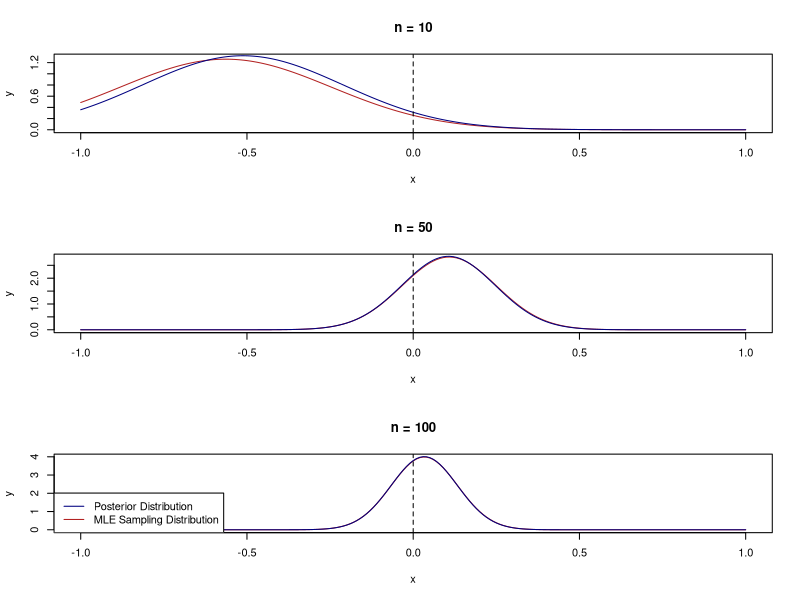
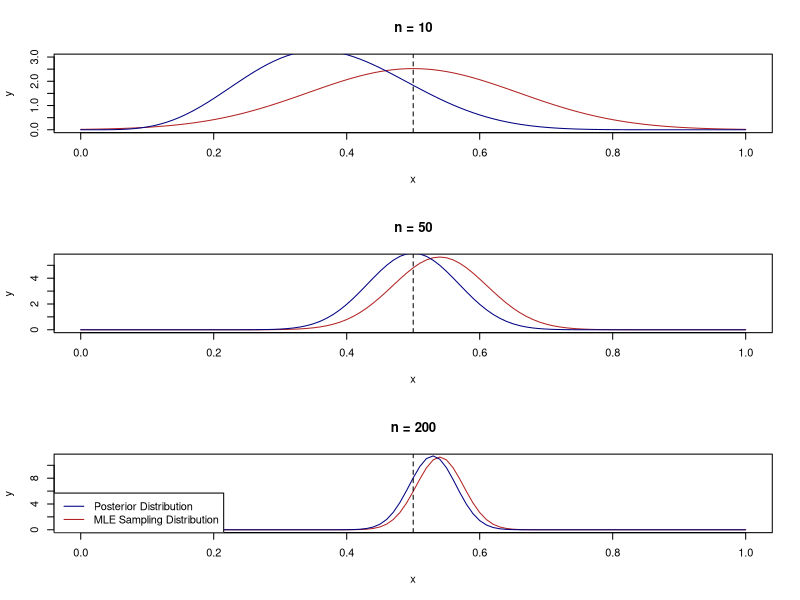
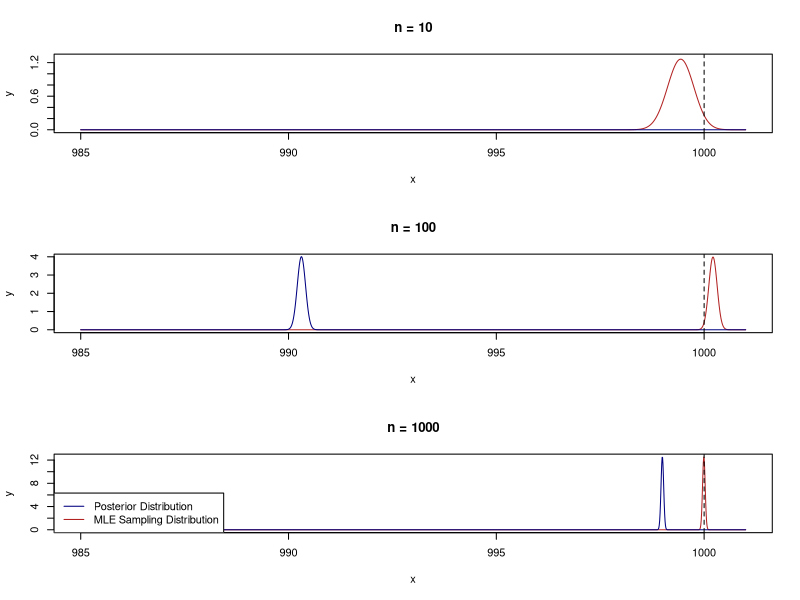
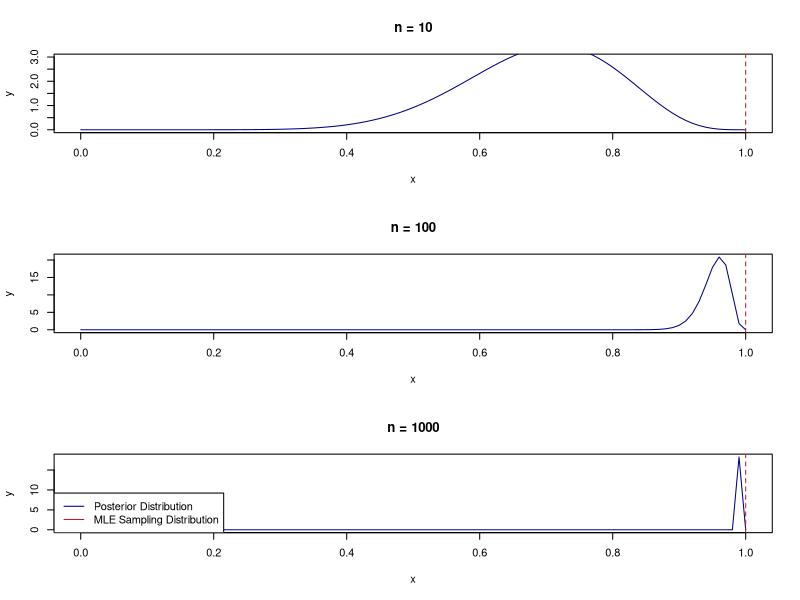

R code for these plots, in order:
## ---- chunk 1
knitr::opts_chunk$set(echo = TRUE, warning = FALSE)
knitr::opts_chunk$set(cache = TRUE)
## ---- chunk 2
library(knitr)
opts_chunk$set(tidy.opts=list(width.cutoff=70),tidy=TRUE)
library(ggplot2)
library(cowplot)
library(ggpubr)
library(bookdown)
## ---- chunk 3
# Set true param value
theta_true <- 0

# Functions to calculate the posterior mean and sd
post_mean <- function(x) {
  
  n <- length(x)
  
  sum(x)/(n+1)
  
}

post_sd <- function(x) {
  
  n <- length(x)
  
  sqrt(1/(n+1))
  
}

# Function to calculate asymptotic sd for MLE
mle_sd <- function(x) {
  
  sqrt(1/length(x))
  
}

# Generate some data of different sample sizes
set.seed(2022)
y_small <- rnorm(10, mean = theta_true, sd = 1)
y_med <- rnorm(50, mean = theta_true, sd = 1)
y_large <- rnorm(100, mean = theta_true, sd = 1)

# Set up Plotting
x_vals <- seq(-1, 1, by = 0.01)
par(mfrow = c(3,1))

# Plot the asymptotic distribution of MLE and posterior distribution for n  = 10
plot(x_vals, dnorm(x_vals, mean = mean(y_small), sd = mle_sd(y_small)), 
     type = "l", col = "firebrick",
     ylab = "y", xlab = "x", main = "n = 10",
     ylim = c(0, 1.3))
lines(x_vals, dnorm(x_vals, mean = post_mean(y_small), sd = post_sd(y_small)), col = "navy")
abline(v = 0, lty = 2)
# Plot the asymptotic distribution of MLE and posterior distribution for n  = 50
plot(x_vals, dnorm(x_vals, mean = mean(y_med), sd = mle_sd(y_med)), 
     type = "l", col = "firebrick",
     ylab = "y", xlab = "x", main = "n = 50")
lines(x_vals, dnorm(x_vals, mean = post_mean(y_med), sd = post_sd(y_med)), col = "navy")
abline(v = 0, lty = 2)
# Plot the asymptotic distribution of MLE and posterior distribution for n  = 100
plot(x_vals, dnorm(x_vals, mean = mean(y_large), sd = mle_sd(y_large)), 
     type = "l", col = "firebrick",
     ylab = "y", xlab = "x", main = "n = 100")
lines(x_vals, dnorm(x_vals, mean = post_mean(y_large), sd = post_sd(y_large)), col = "navy")
legend("bottomleft", legend = c("Posterior Distribution", "MLE Sampling Distribution"), col = c("navy", "firebrick"), lty = c(1,1))
abline(v = 0, lty = 2)
## ---- chunk 4
p_true <- 0.5

# Functions to calculate the posterior parameters
post_alpha <- function(x) {
  
  1+sum(x)
  
}

post_beta <- function(x) {
  
  n <- length(x)
  
  n+5-sum(x)
  
}

# Function to calculate asymptotic sd for MLE
mle_sd <- function(p, x) {
  
  n <- length(x)
  
  sqrt(p*(1-p)/n)
  
}

# Generate some data of different sample sizes
set.seed(2022)
y_small <- rbinom(10, size = 1, prob = p_true)
y_med <- rbinom(50, size = 1, prob = p_true)
y_large <- rbinom(200, size = 1, prob = p_true)

# Set up Plotting
x_vals <- seq(0, 1, by = 0.01)
par(mfrow = c(3,1))

# Plot the asymptotic distribution of MLE and posterior distribution for n  = 10
plot(x_vals, dnorm(x_vals, mean = mean(y_small), sd = mle_sd(p_true, y_small)), 
     type = "l", col = "firebrick",
     ylab = "y", xlab = "x", main = "n = 10", ylim = c(0, 3))
lines(x_vals, dbeta(x_vals, shape1 = post_alpha(y_small), shape2 = post_beta(y_small)), col = "navy")
abline(v = p_true, lty = 2)

# Plot the asymptotic distribution of MLE and posterior distribution for n  = 50
plot(x_vals, dnorm(x_vals, mean = mean(y_med), sd = mle_sd(p_true, y_med)), 
     type = "l", col = "firebrick",
     ylab = "y", xlab = "x", main = "n = 50")
lines(x_vals, dbeta(x_vals, shape1 = post_alpha(y_med), shape2 = post_beta(y_med)), col = "navy")
abline(v = p_true, lty = 2)

# Plot the asymptotic distribution of MLE and posterior distribution for n  = 100
plot(x_vals, dnorm(x_vals, mean = mean(y_large), sd = mle_sd(p_true, y_large)), 
     type = "l", col = "firebrick",
     ylab = "y", xlab = "x", main = "n = 200")
lines(x_vals, dbeta(x_vals, shape1 = post_alpha(y_large), shape2 = post_beta(y_large)), col = "navy")
abline(v = p_true, lty = 2)
legend("bottomleft", legend = c("Posterior Distribution", "MLE Sampling Distribution"), col = c("navy", "firebrick"), lty = c(1,1))
## ---- chunk 5
# Set true param value
theta_true <- 1000

# Functions to calculate the posterior mean and sd
post_mean <- function(x) {
  
  n <- length(x)
  
  sum(x)/(n+1)
  
}

post_sd <- function(x) {
  
  n <- length(x)
  
  sqrt(1/(n+1))
  
}

# Function to calculate asymptotic sd for MLE
mle_sd <- function(x) {
  
  sqrt(1/length(x))
  
}

# Generate some data of different sample sizes
set.seed(2022)
y_small <- rnorm(10, mean = theta_true, sd = 1)
y_med <- rnorm(100, mean = theta_true, sd = 1)
y_large <- rnorm(1000, mean = theta_true, sd = 1)

# Set up Plotting
x_vals <- seq(985, 1001, by = 0.01)
par(mfrow = c(3,1))

# Plot the asymptotic distribution of MLE and posterior distribution for n  = 10
plot(x_vals, dnorm(x_vals, mean = mean(y_small), sd = mle_sd(y_small)), 
     type = "l", col = "firebrick",
     ylab = "y", xlab = "x", main = "n = 10",
     ylim = c(0, 1.3))
lines(x_vals, dnorm(x_vals, mean = post_mean(y_small), sd = post_sd(y_small)), col = "navy")
abline(v = theta_true, lty = 2)
# Plot the asymptotic distribution of MLE and posterior distribution for n  = 100
plot(x_vals, dnorm(x_vals, mean = mean(y_med), sd = mle_sd(y_med)), 
     type = "l", col = "firebrick",
     ylab = "y", xlab = "x", main = "n = 100")
lines(x_vals, dnorm(x_vals, mean = post_mean(y_med), sd = post_sd(y_med)), col = "navy")
abline(v = theta_true, lty = 2)
# Plot the asymptotic distribution of MLE and posterior distribution for n  = 1000
plot(x_vals, dnorm(x_vals, mean = mean(y_large), sd = mle_sd(y_large)), 
     type = "l", col = "firebrick",
     ylab = "y", xlab = "x", main = "n = 1000")
lines(x_vals, dnorm(x_vals, mean = post_mean(y_large), sd = post_sd(y_large)), col = "navy")
abline(v = theta_true, lty = 2)
legend("bottomleft", legend = c("Posterior Distribution", "MLE Sampling Distribution"), col = c("navy", "firebrick"), lty = c(1,1))
## ---- chunk 6
p_true <- 1

# Functions to calculate the posterior mean and sd
post_alpha <- function(x) {
  
  1+sum(x)
  
}

post_beta <- function(x) {
  
  n <- length(x)
  
  n+5-sum(x)
  
}

# Function to calculate asymptotic sd for MLE
mle_sd <- function(p, x) {
  
  n <- length(x)
  
  sqrt(p*(1-p)/n)
  
}

# Generate some data of different sample sizes
set.seed(2022)
y_small <- rbinom(10, size = 1, prob = p_true)
y_med <- rbinom(100, size = 1, prob = p_true)
y_large <- rbinom(1000, size = 1, prob = p_true)

# Set up Plotting
x_vals <- seq(0, 1, by = 0.01)
par(mfrow = c(3,1))

# Plot the asymptotic distribution of MLE and posterior distribution for n  = 10
plot(x_vals, dbeta(x_vals, shape1 = post_alpha(y_small), shape2 = post_beta(y_small)), col = "navy", type = "l",
     ylab = "y", xlab = "x", main = "n = 10", ylim = c(0, 3))
abline(v = p_true, lty = 2, col = "firebrick")

# Plot the asymptotic distribution of MLE and posterior distribution for n  = 50
plot(x_vals, dbeta(x_vals, shape1 = post_alpha(y_med), shape2 = post_beta(y_med)), col = "navy", type = "l",
     ylab = "y", xlab = "x", main = "n = 100")
abline(v = p_true, lty = 2, col = "firebrick")

# Plot the asymptotic distribution of MLE and posterior distribution for n  = 100
plot(x_vals, dbeta(x_vals, shape1 = post_alpha(y_large), shape2 = post_beta(y_large)), col = "navy", type = "l",
     ylab = "y", xlab = "x", main = "n = 1000")
abline(v = p_true, lty = 2, col = "firebrick")
legend("bottomleft", legend = c("Posterior Distribution", "MLE Sampling Distribution"), col = c("navy", "firebrick"), lty = c(1,1))
